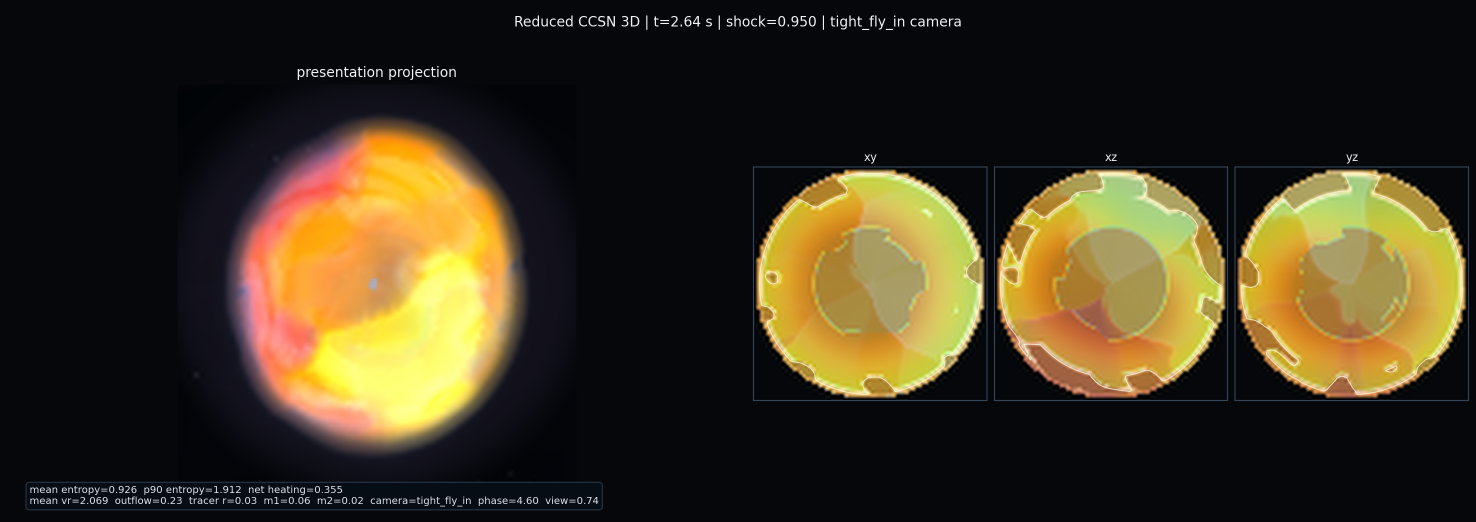
#> input picture finalproj/images/explosive_frame_0220.png, 2951 x 1044 px (shown at 1/2 size); its folder holds 8 pictures in this run
$ python build_report_assets.py
#> lines starting #> are read from the running program, lines starting #| are printed output that depends on the picture
"""Build cropped and tiled images for the CS184 final report."""

from __future__ import annotations

from pathlib import Path

from PIL import Image, ImageDraw, ImageFont


ROOT = Path(__file__).resolve().parent
IMAGES = ROOT / "images"
TEXT = (35, 35, 35)
MUTED = (82, 89, 101)
PANEL = (250, 250, 248)
LINE = (210, 214, 220)


def font(size: int, bold: bool = False) -> ImageFont.FreeTypeFont | ImageFont.ImageFont:
    """Load a system font with a small fallback for portability."""

    candidates = [
        "/System/Library/Fonts/Supplemental/Arial Bold.ttf" if bold else "/System/Library/Fonts/Supplemental/Arial.ttf",
        "/System/Library/Fonts/Supplemental/Helvetica Bold.ttf" if bold else "/System/Library/Fonts/Supplemental/Helvetica.ttf",
        "/Library/Fonts/Arial Bold.ttf" if bold else "/Library/Fonts/Arial.ttf",
    ]
    for candidate in candidates:
        try:
            return ImageFont.truetype(candidate, size)
        except OSError:
            continue
    return ImageFont.load_default()


def cover_resize(image: Image.Image, size: tuple[int, int]) -> Image.Image:
    """Resize an image to cover a target rectangle, cropping the excess."""

    source_w, source_h = image.size
    target_w, target_h = size
    scale = max(target_w / source_w, target_h / source_h)
    resized = image.resize((round(source_w * scale), round(source_h * scale)), Image.Resampling.LANCZOS)
    left = max(0, (resized.width - target_w) // 2)
    top = max(0, (resized.height - target_h) // 2)
    return resized.crop((left, top, left + target_w, top + target_h))


# [6 lines left out: function contain_resize, not called in this run]


def draw_label(draw: ImageDraw.ImageDraw, xy: tuple[int, int], title: str, width: int) -> None:
    """Draw a compact panel label."""

    x, y = xy
    draw.text((x, y), title, fill=TEXT, font=font(24, bold=True))
    draw.line((x, y + 34, x + width, y + 34), fill=LINE, width=2)


def paste_panel(
    canvas: Image.Image,
    image: Image.Image,
    box: tuple[int, int, int, int],
    title: str,
    fit: str = "cover",
) -> None:
    """Paste one framed image panel with a short label."""

    x, y, w, h = box
    draw = ImageDraw.Draw(canvas)
    draw.rounded_rectangle((x - 1, y - 1, x + w + 1, y + h + 1), radius=8, fill=(235, 238, 243))
    draw.rounded_rectangle((x, y, x + w, y + h), radius=8, fill=PANEL)
    fitted = cover_resize(image, (w, h)) if fit == "cover" else contain_resize(image, (w, h))
    paste_x = x + (w - fitted.width) // 2
    paste_y = y + (h - fitted.height) // 2
    mask = Image.new("L", (w, h), 0)
    ImageDraw.Draw(mask).rounded_rectangle((0, 0, w, h), radius=8, fill=255)
    if fit == "cover":
        canvas.paste(fitted, (x, y), mask)
    else:
        canvas.paste(fitted, (paste_x, paste_y))
    draw_label(draw, (x, y + h + 12), title, w)


def source_projection(path: str) -> Image.Image:
    """Crop the main 3D projection panel from a simulator frame."""

    image = Image.open(IMAGES / path).convert("RGB")
    return image.crop((330, 160, 1220, 940))


# [5 lines left out: function source_slices, not called in this run]


def build_opening_result() -> None:
    """Create the large opening result image."""

    panel = source_projection("explosive_frame_0220.png")
    canvas = Image.new("RGB", (1320, 820), (8, 10, 14))
    result = cover_resize(panel, (1320, 820))
#> in build_explosive_sequence, `canvas = Image.new("RGB", (1500, 500), (255, 255, 255))`: canvas: PIL image 1500x500 RGB; every value is 255
    canvas.paste(result, (0, 0))
    canvas.save(IMAGES / "opening_result.png", optimize=True)


def build_explosive_sequence() -> None:
    """Create a three-panel timeline of the explosive preset."""

    frames = [
        ("explosive_frame_0000.png", "Start"),
        ("explosive_frame_0112.png", "Middle"),
        ("explosive_frame_0220.png", "End"),
    ]
    canvas = Image.new("RGB", (1500, 500), (255, 255, 255))
    for index, (path, title) in enumerate(frames):
        x = 40 + index * 485
        paste_panel(canvas, source_projection(path), (x, 40, 450, 400), title)
#> call 2 of source_projection, with path = 'explosive_frame_0000.png'
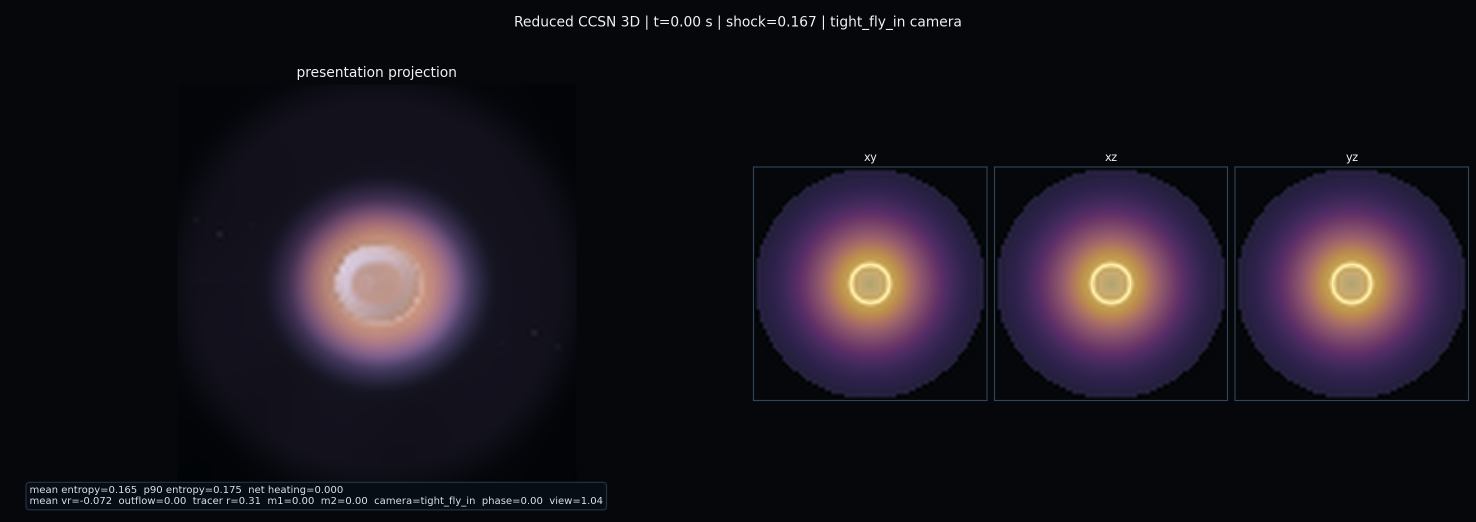
#> input picture finalproj/images/explosive_frame_0000.png, 2951 x 1044 px (shown at 1/2 size)
#> in source_projection (call 2), `return image.crop((330, 160, 1220, 940))`:
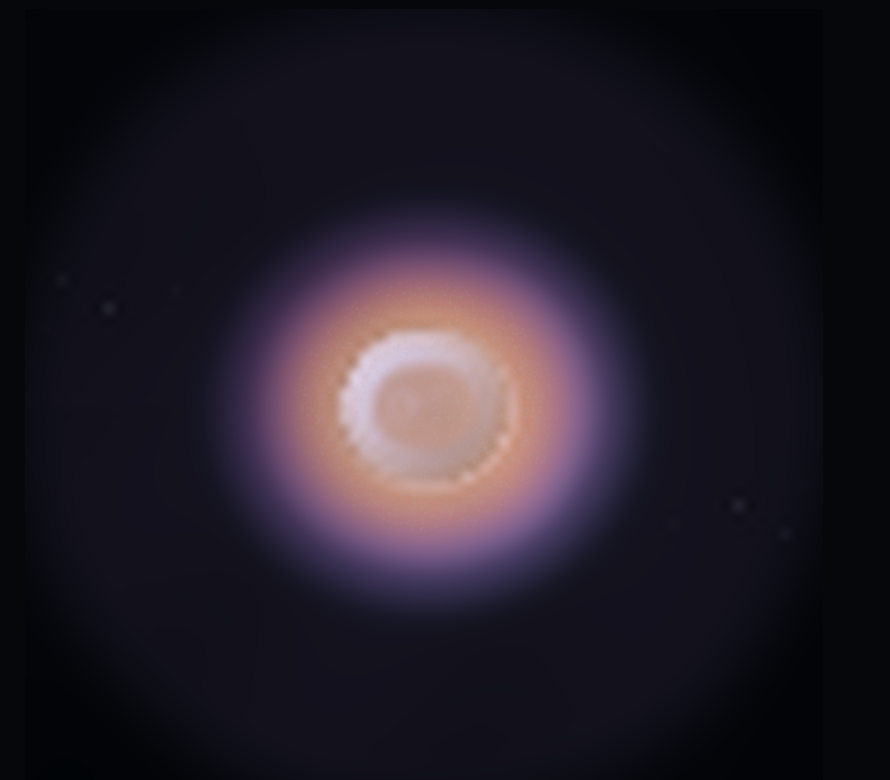
#> returned value: PIL image 890x780 RGB; mean R, G, B 34.6, 29, 39.4
#> in paste_panel, `x, y, w, h = box`: x = 40; w = 450; h = 400
#> in paste_panel, `paste_x = x + (w - fitted.width) // 2`: paste_x = 40
#> in paste_panel, `mask = Image.new("L", (w, h), 0)`: mask: PIL image 450x400 L; every value is 0
#> in paste_panel, `ImageDraw.Draw(mask).rounded_rectangle((0, 0, w, h), radius=8, fill=255)`:
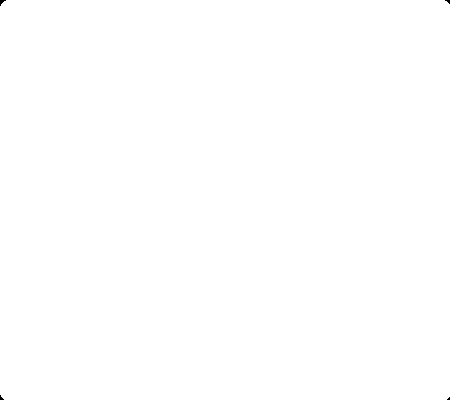
#> mask: PIL image 450x400 L; 100% white; 4 black regions (4 under 20 px)
#> in paste_panel, `canvas.paste(fitted, (x, y), mask)`:
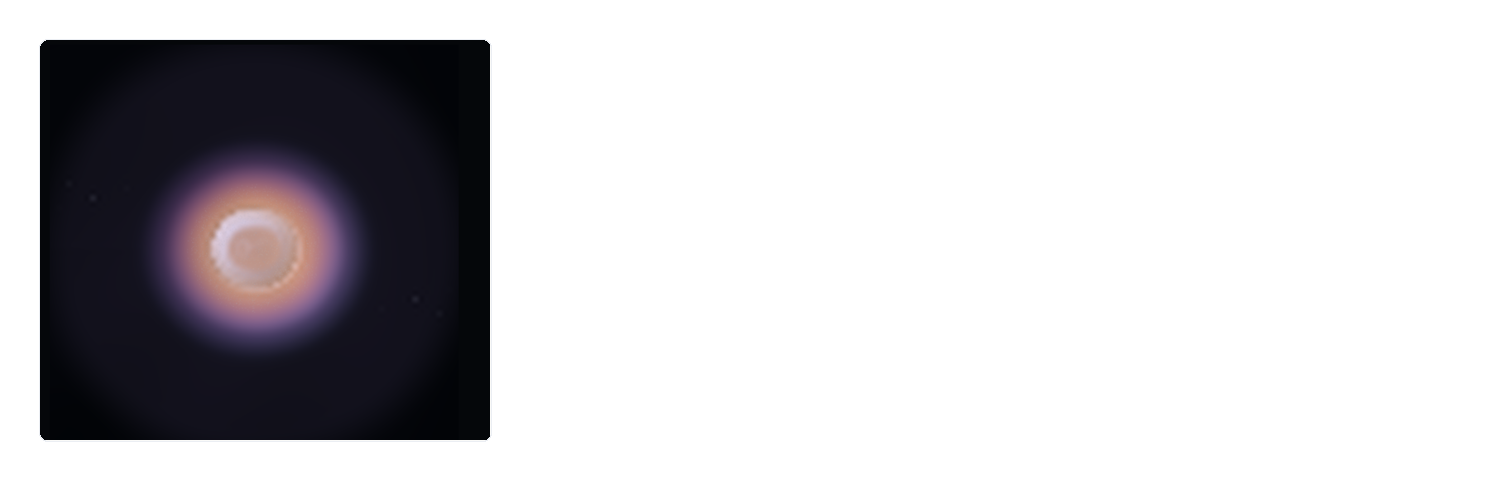
#> canvas: PIL image 1500x500 RGB; mean R, G, B 202.2, 200.8, 203.3
#> pass 2 of the loop in build_explosive_sequence, `for index, (path, title) in enumerate(frames):`:
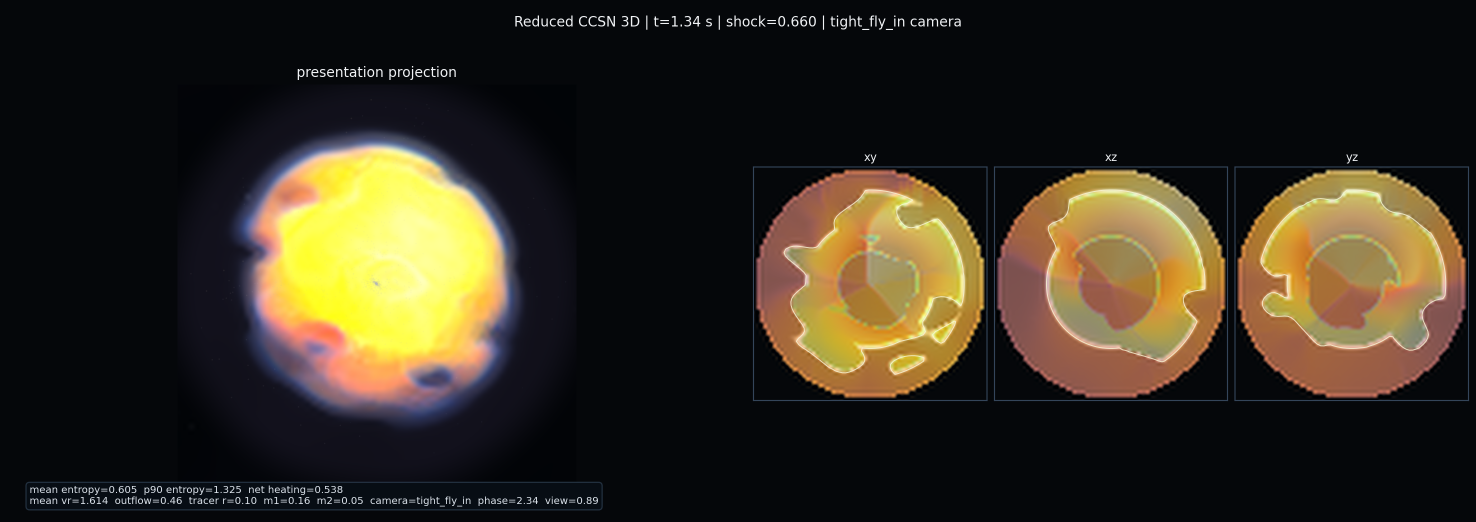
#> input picture finalproj/images/explosive_frame_0112.png, 2951 x 1044 px (shown at 1/2 size)
#> in source_projection (call 3), `return image.crop((330, 160, 1220, 940))`:
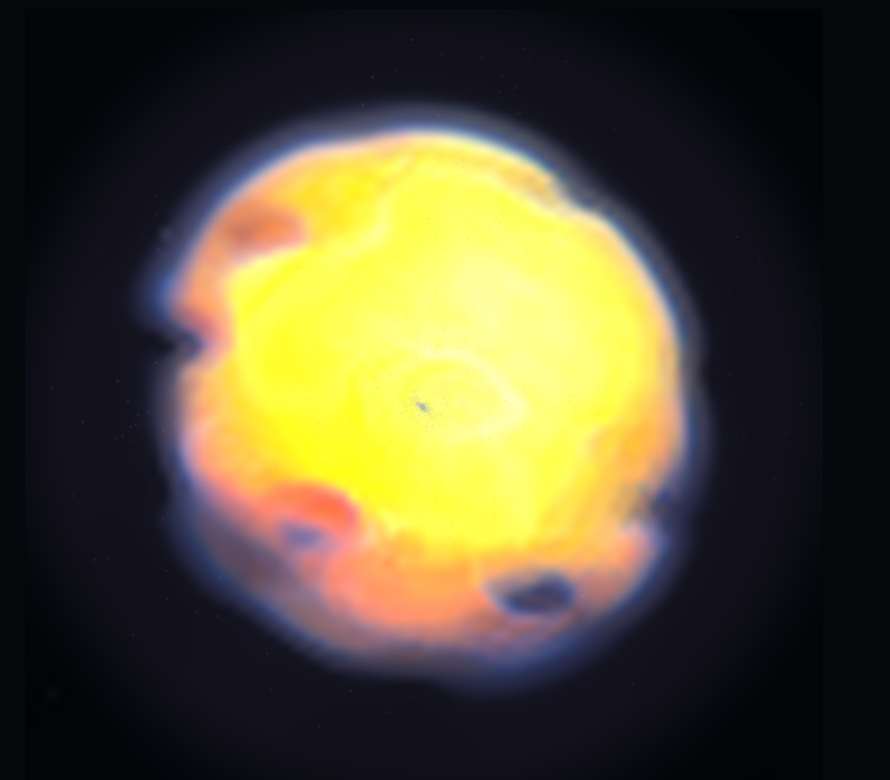
#> returned value: PIL image 890x780 RGB; mean R, G, B 85.4, 78.4, 52.7
#> x = 525
#> in paste_panel (call 2), `canvas.paste(fitted, (x, y), mask)`:
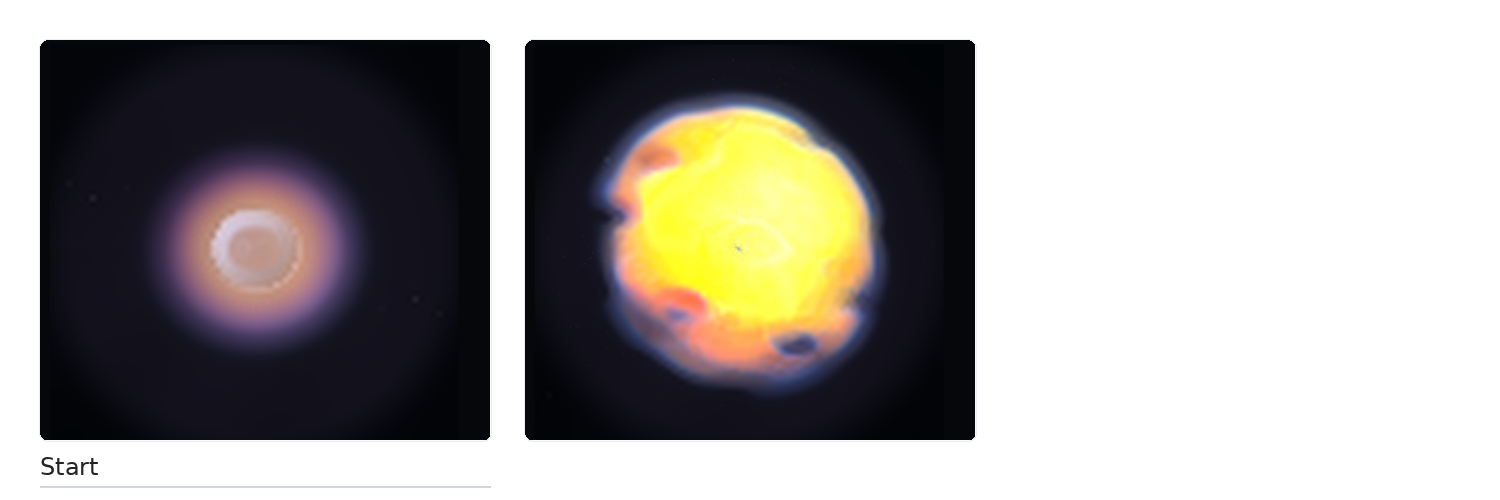
#> canvas: PIL image 1500x500 RGB; mean R, G, B 161.6, 158.5, 154.8
#> in build_milestone_2d_sequence, `canvas = Image.new("RGB", (1500, 1160), (255, 255, 255))`: canvas: PIL image 1500x1160 RGB; every value is 255
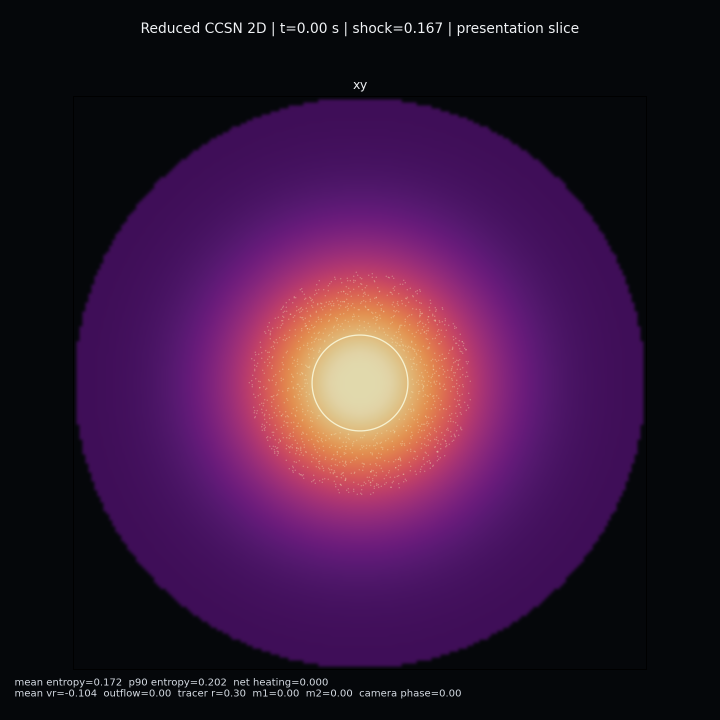
#> input picture finalproj/images/baseline_frame_0000.png, 1440 x 1440 px (shown at 1/2 size)
    canvas.save(IMAGES / "explosive_sequence.png", optimize=True)


def build_milestone_2d_sequence() -> None:
    """Create a compact tile from the 2D baseline frames."""

    frames = [
        ("baseline_frame_0000.png", "step 0"),
        ("baseline_frame_0060.png", "step 60"),
        ("baseline_frame_0120.png", "step 120"),
        ("baseline_frame_0240.png", "step 240"),
    ]
    canvas = Image.new("RGB", (1500, 1160), (255, 255, 255))
    for index, (path, label) in enumerate(frames):
        image = Image.open(IMAGES / path).convert("RGB")
        x = 48 + (index % 2) * 730
        y = 40 + (index // 2) * 560
        paste_panel(canvas, image, (x, y, 680, 500), label)
#> call 4 of paste_panel, with box = (48, 40, 680, 500), title = 'step 0', fit = 'cover'
#> in paste_panel (call 4), `mask = Image.new("L", (w, h), 0)`: mask: PIL image 680x500 L; every value is 0
#> in paste_panel (call 4), `ImageDraw.Draw(mask).rounded_rectangle((0, 0, w, h), radius=8, fill=255)`:
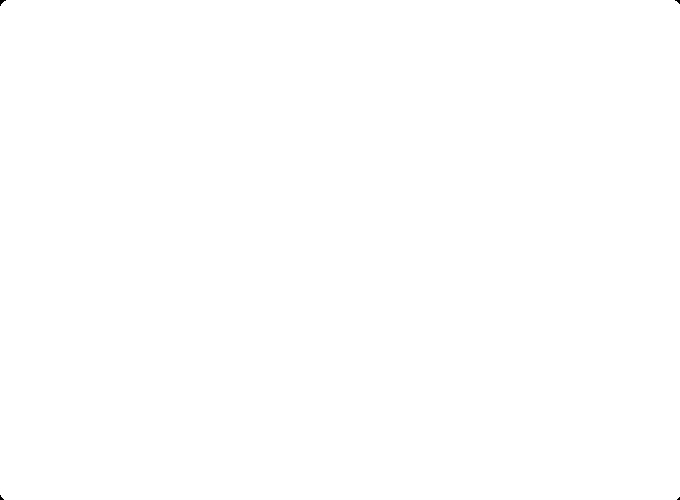
#> mask: PIL image 680x500 L; 100% white; 4 black regions (4 under 20 px)
#> in paste_panel (call 4), `canvas.paste(fitted, (x, y), mask)`:
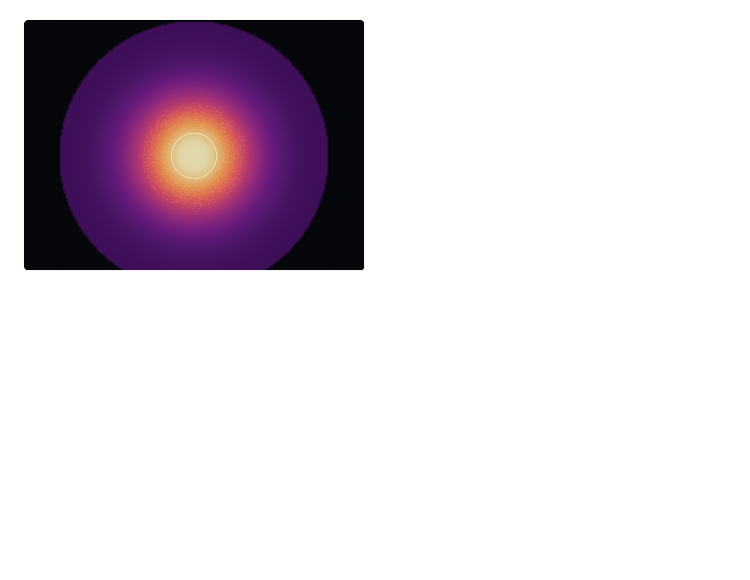
#> canvas: PIL image 1500x1160 RGB (shown at 1/2 size); mean R, G, B 219.2, 210.8, 218.9
#> pass 2 of the loop in build_milestone_2d_sequence, `for index, (path, label) in enumerate(frames):`:
    canvas.save(IMAGES / "milestone_2d_sequence.png", optimize=True)


# [115 lines left out: functions build_rendering_breakdown, build_physics_regions, build_viewer_grid, build_viewer_animation_gif, not called in this run]


def main() -> None:
    """Generate every report-specific image."""

    build_opening_result()
    build_explosive_sequence()
    build_milestone_2d_sequence()
    build_rendering_breakdown()
    build_physics_regions()
    build_viewer_grid()
    build_viewer_animation_gif()


if __name__ == "__main__":
#> (the run stopped early here; a loop or call above may not have finished)
